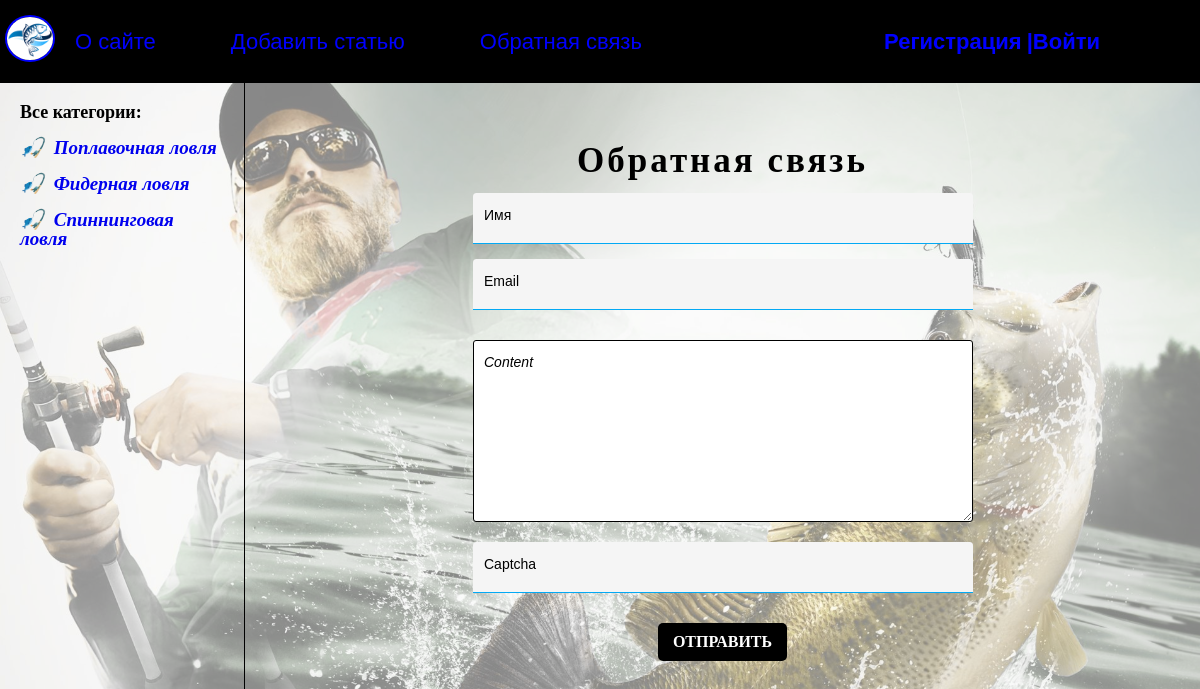
Page /contact/ on the committed database.
### blog/models.py (models this page shows, shortened)
class Category(models.Model):
    name = models.CharField(max_length=100, db_index=True, verbose_name="Категория")
    slug = models.SlugField(max_length=255, unique=True, db_index=True, verbose_name="URL")
    def get_absolute_url(self):
        return reverse('category', kwargs={'cat_slug': self.slug})
    class Meta:
        verbose_name = 'Категория'
        verbose_name_plural = 'Категории'
        ordering = ['id']

### blog/views.py (the view, shortened to what this page needs)
# urls.py: path('contact/', ContactFormView.as_view(), name='contact'),
class ContactFormView(DataMixin, FormView):
    form_class = ContactForm
    template_name = 'blog/contact.html'
    success_url = reverse_lazy('home')
    def get_context_data(self, *, object_list=None, **kwargs):
        context = super().get_context_data(**kwargs)
        c_def = self.get_user_context(title="Обратная связь")
        return dict(list(context.items()) + list(c_def.items()))

### blog/forms.py
class ContactForm(forms.Form):
    name = forms.CharField(label="Имя", max_length=255)
    email = forms.EmailField(label='Email')
    content = forms.CharField(widget=forms.Textarea(attrs={'cols': 60, 'rows': 10}))
    captcha = CaptchaField()

### blog/templatetags/blog_tags.py (called while the page is built)
@register.inclusion_tag("blog/list_categories.html")
def show_categories():
    categories = Category.objects.all()
    return {"categories": categories}

@register.inclusion_tag("blog/list_menu.html")
def show_menu():
    menu = [{'title': 'О сайте', 'url_name': 'about'},
            {'title': 'Добавить статью', 'url_name': 'add_page'},
            {'title': 'Обратная связь', 'url_name': 'contact'}, ]
    return {'menu': menu}

### blog/utils.py (called while the page is built)
    def get_user_context(self, **kwargs):
        context = kwargs
        categories = Category.objects.all()
        context['categories'] = categories
        return context

### blog/templates/blog/contact.html (shortened to what this page needs)
{% extends 'blog/base.html' %}
{% block content %}
<div class="contact">
<h1>{{title}}</h1>
<form class="form__contact" method="POST">
  {% for f in form %}
  <p><label class="class-form" for="{{ f.id_for_label }}">{{f.label}}</label>{{f}}</p>
  {% endfor %}
  <button type="submit">Отправить</button>
</form>
</div>
{% endblock %}

### blog/templates/blog/list_categories.html
{% for category in categories %}
    <li class="category"><a href="{{ category.get_absolute_url }}">{{category.name}}</a></li>
{% endfor %}

### blog/static/blog/css/styles.css (style rules this page uses)
* { padding: 0; margin: 0; border: 0; }
*,*:before,*:after { -moz-box-sizing: border-box; -webkit-box-sizing: border-box; box-sizing: border-box; }
html,body { height: 100%; width: 100%; font-size: 100%; line-height: 1; font-size: 14px; -ms-text-size-adjust: 100%; -moz-text-size-adjust: 100%; -webkit-text-size-adjust: 100%; }
input,button,textarea { font-family:inherit; }
button { cursor: pointer; }
a, a:visited { text-decoration: none; }
ul li { list-style: none; }
h1,h2,h3,h4,h5,h6 { font-size:inherit;font-weight: 400; }
html { height: 100%; min-width: 900px; }
body { background: url("../images/fon2.jpg") 0 0/105% no-repeat fixed rgba(255, 248, 220, 0.53); background-blend-mode: saturation; height: 100%; min-width: 900px; }
.sidebar li { font-size: 19px; padding: 17px 0 0 0; font-style: italic; font-weight: 600; }
.sidebar a:before { content: "🎣"; padding: 0 10px 0 0; }
label[for="id_content"] { text-align: center; font-style: italic; }
.contact { display: -webkit-box; display: -ms-flexbox; display: flex; -webkit-box-orient: vertical; -webkit-box-direction: normal; -ms-flex-direction: column; flex-direction: column; -webkit-box-align: center; -ms-flex-align: center; align-items: center; -webkit-box-flex: 1; -ms-flex: 1 1 auto; flex: 1 1 auto; }
.contact h1 { font-size: 35px; font-weight: 700; letter-spacing: 3px; margin: 60px 0 0 0; }
.contact p { display: block; margin: 15px 0 0 0; max-width: 500px; font-family: Verdana, sans-serif; }
.class-form { display: block; margin-bottom: 0.25rem; }
.contact input { display: block; width: 100%; height: calc(2.25rem + 2px); padding: 0.375rem 0.75rem; font-family: inherit; font-size: 1rem; font-weight: 400; line-height: 1.5; color: #212529; background-color: #fff; background-clip: padding-box; border: 1px solid #bdbdbd; border-radius: 0.25rem; -webkit-transition: border-color 0.15s ease-in-out, -webkit-box-shadow 0.15s ease-in-out; transition: border-color 0.15s ease-in-out, -webkit-box-shadow 0.15s ease-in-out; transition: border-color 0.15s ease-in-out, box-shadow 0.15s ease-in-out; transition: border-color 0.15s ease-in-out, box-shadow 0.15s ease-in-out, -webkit-box-shadow 0.15s ease-in-out; -webkit-appearance: none; -moz-appearance: none; appearance: none; }
.contact input::placeholder { color: #212529; opacity: 0.4; }
.contact p { position: relative; }
.contact input { border: none; border-bottom: 1px solid #bdbdbd; border-radius: 0; border-top-left-radius: 0.25rem; border-top-right-radius: 0.25rem; height: calc(3.5rem + 2px); line-height: 1.25; padding: 1rem 0.75rem; background-color: #f5f5f5; }
.class-form { position: absolute; top: 0; left: 0; height: 100%; padding: 1rem 0.75rem; pointer-events: none; border: 1px solid transparent; -webkit-transform-origin: 0 0; transform-origin: 0 0; -webkit-transition: color 0.15s ease-in-out, -webkit-transform 0.15s ease-in-out; transition: color 0.15s ease-in-out, -webkit-transform 0.15s ease-in-out; transition: color 0.15s ease-in-out, transform 0.15s ease-in-out; transition: color 0.15s ease-in-out, transform 0.15s ease-in-out, -webkit-transform 0.15s ease-in-out; }
.contact input::placeholder { color: transparent; }
.contact input:focus, .contact input:not(:placeholder-shown) { padding-top: 1.625rem; padding-bottom: 0.625rem; border-bottom: 1px solid #03a9f4; }
.contact button { margin: 30px 0 0 0px; display: block; margin-right: auto; margin-left: auto; color: white; background-color: black; font-size: 16px; border-radius: 5px; padding: 10px 15px; text-transform: uppercase; font-weight: 700; }
.form__contact textarea { display: block; margin-right: auto; margin-left: auto; margin: 30px 0 20px 0; border: 1px solid black; border-radius: 3px; padding: 15px 10px; width: 100%; }

### rows in the picture
Category: name "Поплавочная ловля"
Category: name "Фидерная ловля"
Category: name "Спиннинговая ловля"

### other values in the picture
{{ element.title }} "О сайте" "Добавить статью" "Обратная связь"
{{ title }} "Обратная связь"
